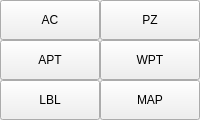
           <widget class="QWidget" name="guibuttons">
            <property name="sizePolicy">
             <sizepolicy hsizetype="Preferred" vsizetype="Preferred">
              <horstretch>0</horstretch>
              <verstretch>0</verstretch>
             </sizepolicy>
            </property>
            <property name="minimumSize">
             <size>
              <width>80</width>
              <height>120</height>
             </size>
            </property>
            <attribute name="title">
             <string>Gui</string>
            </attribute>
            <layout class="QGridLayout" name="gridLayout_2">
             <property name="sizeConstraint">
              <enum>QLayout::SizeConstraint::SetDefaultConstraint</enum>
             </property>
             <property name="leftMargin">
              <number>0</number>
             </property>
             <property name="topMargin">
              <number>0</number>
             </property>
             <property name="rightMargin">
              <number>0</number>
             </property>
             <property name="bottomMargin">
              <number>0</number>
             </property>
             <property name="spacing">
              <number>0</number>
             </property>
             <item row="0" column="0">
              <widget class="QToolButton" name="showac">
               <property name="sizePolicy">
                <sizepolicy hsizetype="MinimumExpanding" vsizetype="MinimumExpanding">
                 <horstretch>0</horstretch>
                 <verstretch>0</verstretch>
                </sizepolicy>
               </property>
               <property name="minimumSize">
                <size>
                 <width>40</width>
                 <height>40</height>
                </size>
               </property>
               <property name="focusPolicy">
                <enum>Qt::FocusPolicy::NoFocus</enum>
               </property>
               <property name="toolTip">
                <string>Show/hide aircraft</string>
               </property>
               <property name="text">
                <string>AC</string>
               </property>
               <property name="toolButtonStyle">
                <enum>Qt::ToolButtonStyle::ToolButtonTextUnderIcon</enum>
               </property>
              </widget>
             </item>
             <item row="0" column="1">
              <widget class="QToolButton" name="showpz">
               <property name="sizePolicy">
                <sizepolicy hsizetype="Expanding" vsizetype="Expanding">
                 <horstretch>0</horstretch>
                 <verstretch>0</verstretch>
                </sizepolicy>
               </property>
               <property name="minimumSize">
                <size>
                 <width>40</width>
                 <height>40</height>
                </size>
               </property>
               <property name="focusPolicy">
                <enum>Qt::FocusPolicy::NoFocus</enum>
               </property>
               <property name="toolTip">
                <string>Show/hide protected zones</string>
               </property>
               <property name="text">
                <string>PZ</string>
               </property>
               <property name="toolButtonStyle">
                <enum>Qt::ToolButtonStyle::ToolButtonTextUnderIcon</enum>
               </property>
              </widget>
             </item>
             <item row="1" column="0">
              <widget class="QToolButton" name="showapt">
               <property name="sizePolicy">
                <sizepolicy hsizetype="Expanding" vsizetype="Expanding">
                 <horstretch>0</horstretch>
                 <verstretch>0</verstretch>
                </sizepolicy>
               </property>
               <property name="minimumSize">
                <size>
                 <width>40</width>
                 <height>40</height>
                </size>
               </property>
               <property name="focusPolicy">
                <enum>Qt::FocusPolicy::NoFocus</enum>
               </property>
               <property name="toolTip">
                <string>Show airports (all/large/off)</string>
               </property>
               <property name="text">
                <string>APT</string>
               </property>
               <property name="toolButtonStyle">
                <enum>Qt::ToolButtonStyle::ToolButtonTextUnderIcon</enum>
               </property>
              </widget>
             </item>
             <item row="1" column="1">
              <widget class="QToolButton" name="showwpt">
               <property name="sizePolicy">
                <sizepolicy hsizetype="Expanding" vsizetype="Expanding">
                 <horstretch>0</horstretch>
                 <verstretch>0</verstretch>
                </sizepolicy>
               </property>
               <property name="minimumSize">
                <size>
                 <width>40</width>
                 <height>40</height>
                </size>
               </property>
               <property name="focusPolicy">
                <enum>Qt::FocusPolicy::NoFocus</enum>
               </property>
               <property name="toolTip">
                <string>show waypoints (all/navaids/off)</string>
               </property>
               <property name="text">
                <string>WPT</string>
               </property>
               <property name="toolButtonStyle">
                <enum>Qt::ToolButtonStyle::ToolButtonTextUnderIcon</enum>
               </property>
              </widget>
             </item>
             <item row="2" column="0">
              <widget class="QToolButton" name="showlabels">
               <property name="sizePolicy">
                <sizepolicy hsizetype="Expanding" vsizetype="Expanding">
                 <horstretch>0</horstretch>
                 <verstretch>0</verstretch>
                </sizepolicy>
               </property>
               <property name="minimumSize">
                <size>
                 <width>40</width>
                 <height>40</height>
                </size>
               </property>
               <property name="focusPolicy">
                <enum>Qt::FocusPolicy::NoFocus</enum>
               </property>
               <property name="toolTip">
                <string>Show/hide labels</string>
               </property>
               <property name="text">
                <string>LBL</string>
               </property>
               <property name="toolButtonStyle">
                <enum>Qt::ToolButtonStyle::ToolButtonTextUnderIcon</enum>
               </property>
              </widget>
             </item>
             <item row="2" column="1">
              <widget class="QToolButton" name="showmap">
               <property name="sizePolicy">
                <sizepolicy hsizetype="Expanding" vsizetype="Expanding">
                 <horstretch>0</horstretch>
                 <verstretch>0</verstretch>
                </sizepolicy>
               </property>
               <property name="minimumSize">
                <size>
                 <width>40</width>
                 <height>40</height>
                </size>
               </property>
               <property name="focusPolicy">
                <enum>Qt::FocusPolicy::NoFocus</enum>
               </property>
               <property name="toolTip">
                <string>Toggle sattelite background</string>
               </property>
               <property name="text">
                <string>MAP</string>
               </property>
               <property name="toolButtonStyle">
                <enum>Qt::ToolButtonStyle::ToolButtonTextUnderIcon</enum>
               </property>
              </widget>
             </item>
            </layout>
           </widget>
